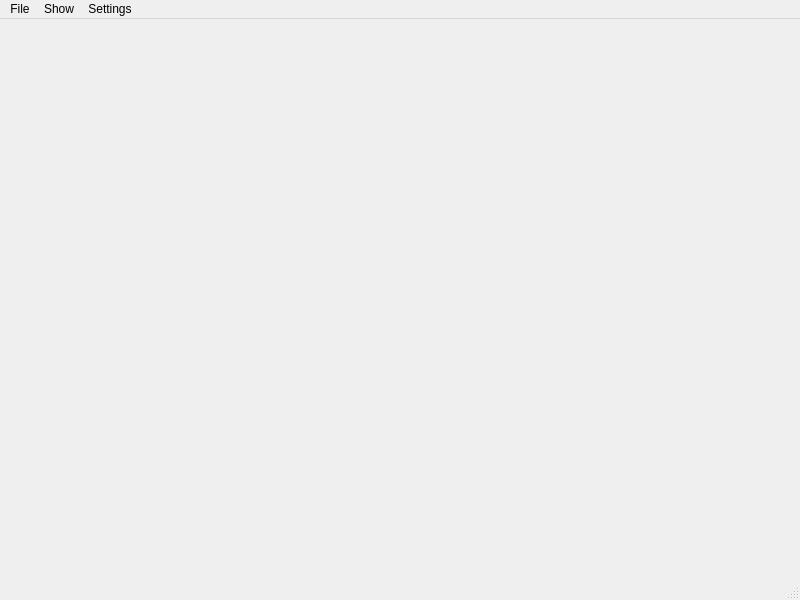
<?xml version="1.0" encoding="UTF-8"?>
<ui version="4.0">
 <class>mainWindow</class>
 <widget class="QMainWindow" name="mainWindow">
  <property name="geometry">
   <rect>
    <x>0</x>
    <y>0</y>
    <width>800</width>
    <height>600</height>
   </rect>
  </property>
  <property name="windowTitle">
   <string>TSR-Analysis 0.4</string>
  </property>
  <widget class="QWidget" name="centralwidget">
   <layout class="QVBoxLayout" name="verticalLayout_2">
    <item>
     <layout class="QVBoxLayout" name="verticalLayout"/>
    </item>
   </layout>
  </widget>
  <widget class="QMenuBar" name="menubar">
   <property name="geometry">
    <rect>
     <x>0</x>
     <y>0</y>
     <width>800</width>
     <height>21</height>
    </rect>
   </property>
   <widget class="QMenu" name="menuFile">
    <property name="title">
     <string>File</string>
    </property>
    <addaction name="actionLoad_CSVs"/>
   </widget>
   <widget class="QMenu" name="menuSettings">
    <property name="title">
     <string>Settings</string>
    </property>
    <addaction name="actionPath_Settings"/>
   </widget>
   <widget class="QMenu" name="menuShow">
    <property name="title">
     <string>Show</string>
    </property>
    <addaction name="actionDifficult_Signs"/>
   </widget>
   <addaction name="menuFile"/>
   <addaction name="menuShow"/>
   <addaction name="menuSettings"/>
  </widget>
  <widget class="QStatusBar" name="statusbar"/>
  <action name="actionLoad_CSVs">
   <property name="text">
    <string>Load CSVs...</string>
   </property>
  </action>
  <action name="actionPath_Settings">
   <property name="text">
    <string>Path Settings...</string>
   </property>
  </action>
  <action name="actionStart">
   <property name="text">
    <string>start...</string>
   </property>
  </action>
  <action name="actionMappings">
   <property name="text">
    <string>Mappings...</string>
   </property>
  </action>
  <action name="actionDifficult_Signs">
   <property name="text">
    <string>difficult Signs</string>
   </property>
  </action>
 </widget>
 <resources>
  <include location="../resources/signs.qrc"/>
 </resources>
 <connections/>
</ui>
